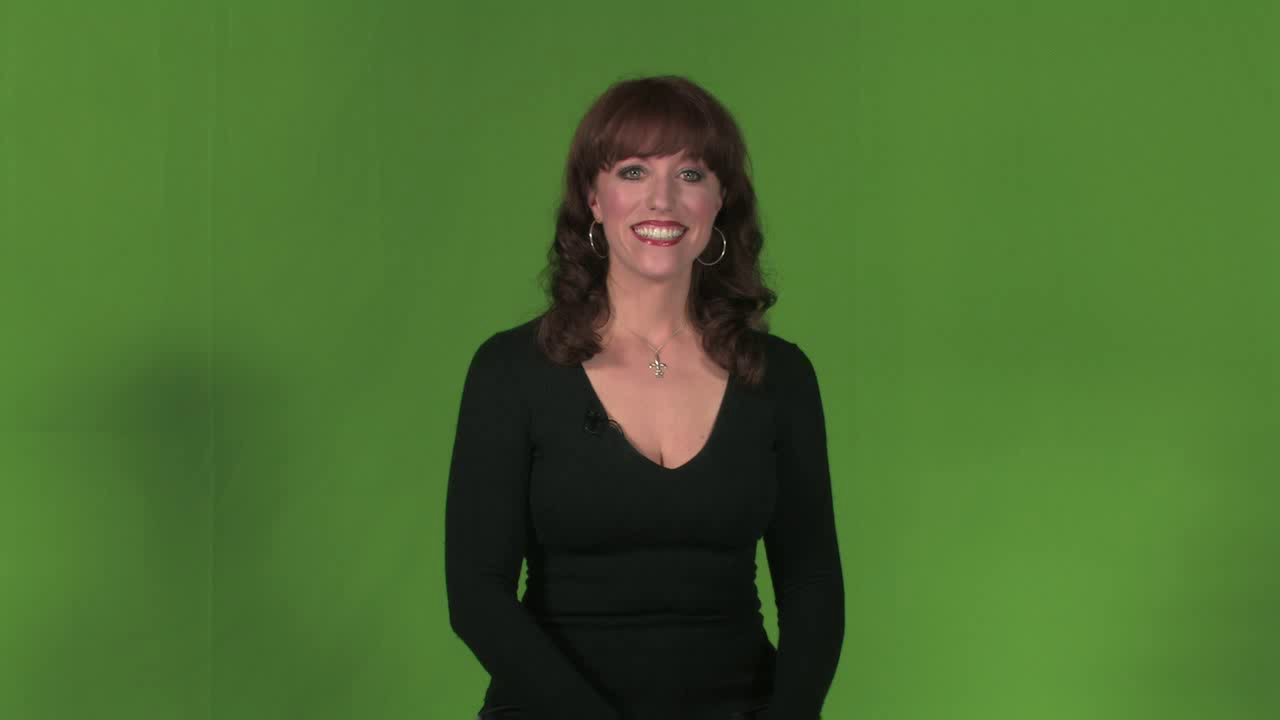
#> input picture images/greenback.png, 1280 x 720 px, found by its file name
$ python ComposeImages.py
#> lines starting #> are read from the running program, lines starting #| are printed output that depends on the picture; after the words box and inside, x2 and y2 are one past the last pixel; in counts of white or black regions, pixels touching at a corner belong together
#!/usr/bin/env python3
#coding = utf-8

import logging
import numpy as np
import cv2 as cv

# 前景背景图像合成
def main():
    logging.basicConfig(level=logging.DEBUG)

    # Generate a composite image from foreground and background images
    foreground = cv.imread("images/greenback.png")
#> foreground is the input picture: shape (720, 1280, 3); mean B, G, R 47.7, 108, 73.5
    if foreground is None:
        logging.error("could not load an image!")
        return cv.Error.StsError
    cv.imshow("foreground", foreground)

    hsv = cv.cvtColor(foreground, cv.COLOR_BGR2HSV)
#> hsv: shape (720, 1280, 3); mean H, S, V 47.7, 135.3, 110.1
    mask = cv.inRange(hsv, (35, 43, 46), (77, 255, 255))
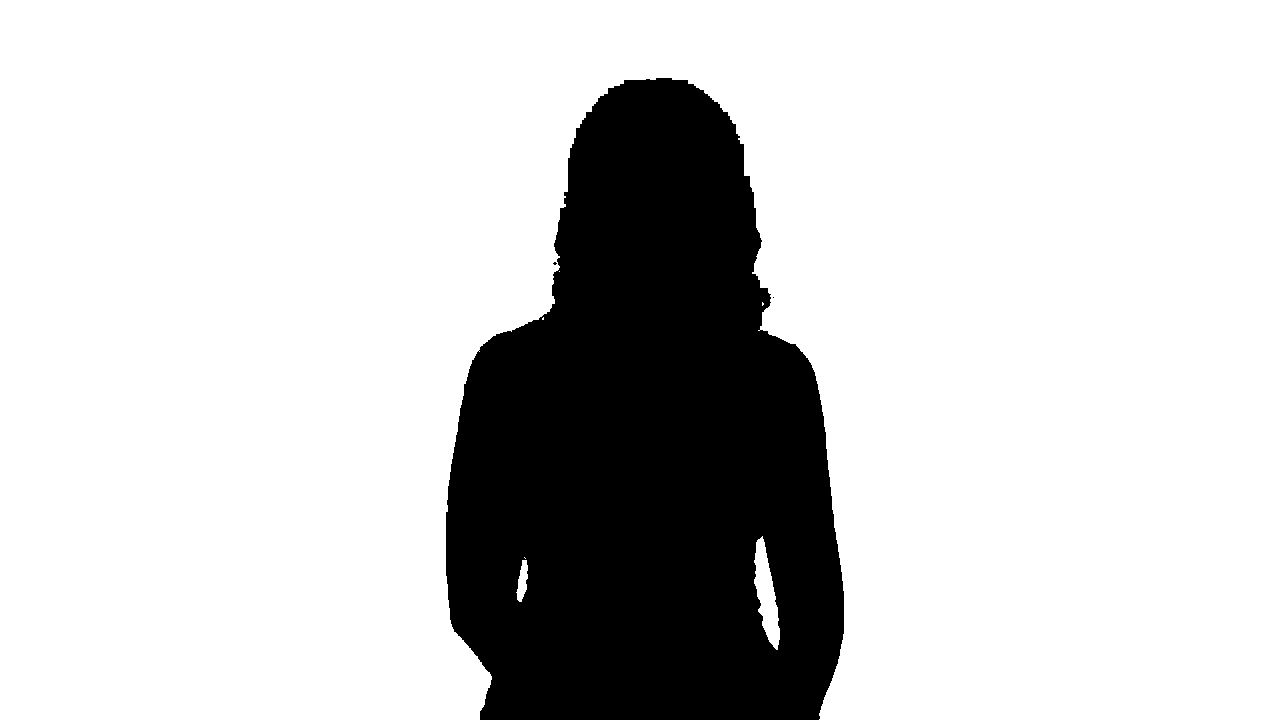
#> mask: shape (720, 1280); 79.8% white; 3 black regions (2 under 20 px), largest, box (x1, y1, x2, y2) and area: (446, 78, 844, 720) 186389
    cv.imshow("mask", mask)
    mask_inv = cv.bitwise_not(mask)
    cv.imshow("mask_inv", mask_inv)

    foreground_masked = np.zeros(foreground.shape[:2])
    foreground_masked = cv.bitwise_and(foreground, foreground, foreground_masked, mask_inv)
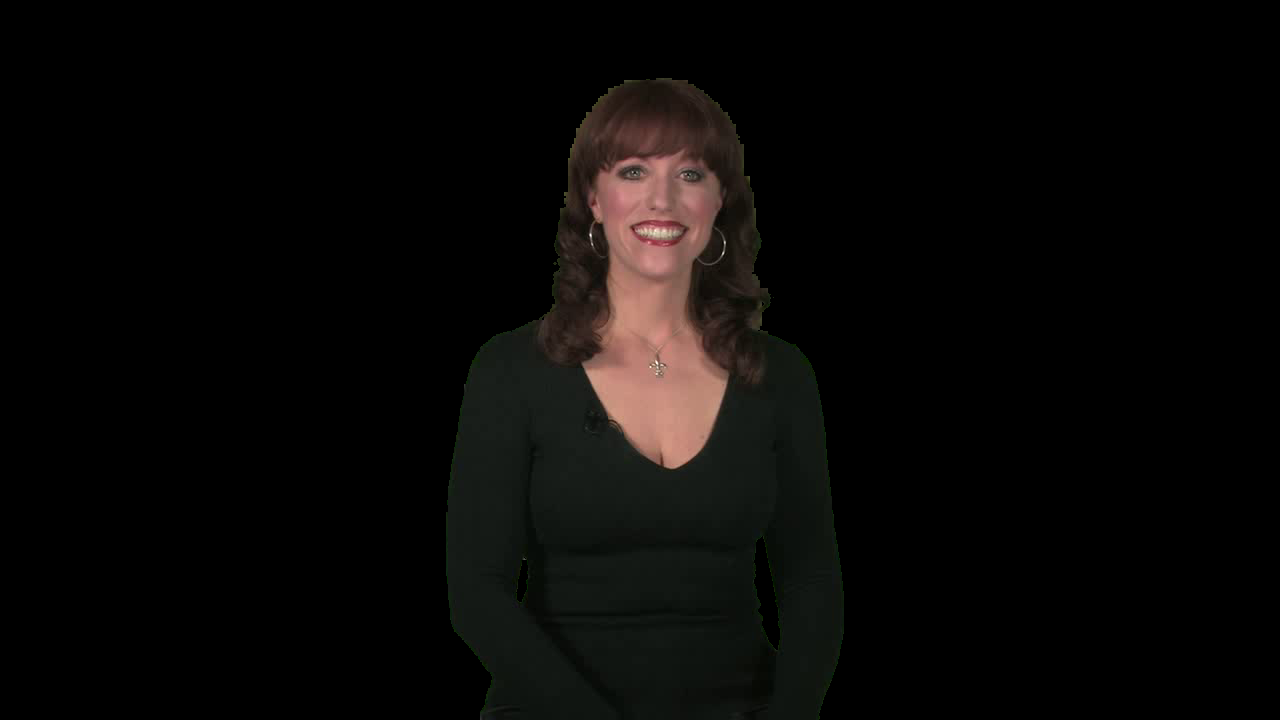
#> foreground_masked: shape (720, 1280, 3); mean B, G, R 7, 8.2, 9.7

    background = cv.imread("images/river.jpg")
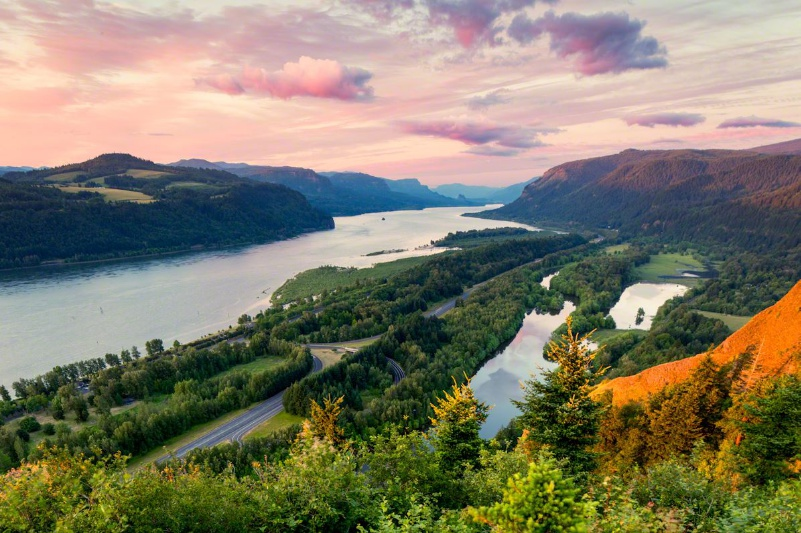
#> input picture images/river.jpg, 801 x 533 px, found by its file name
#> background is the input picture: shape (533, 801, 3); mean B, G, R 103.7, 123.4, 127.8
    if background is None:
        logging.error("could not load an image!")
        return cv.Error.StsError
    background = cv.resize(background, (foreground.shape[1], foreground.shape[0]))
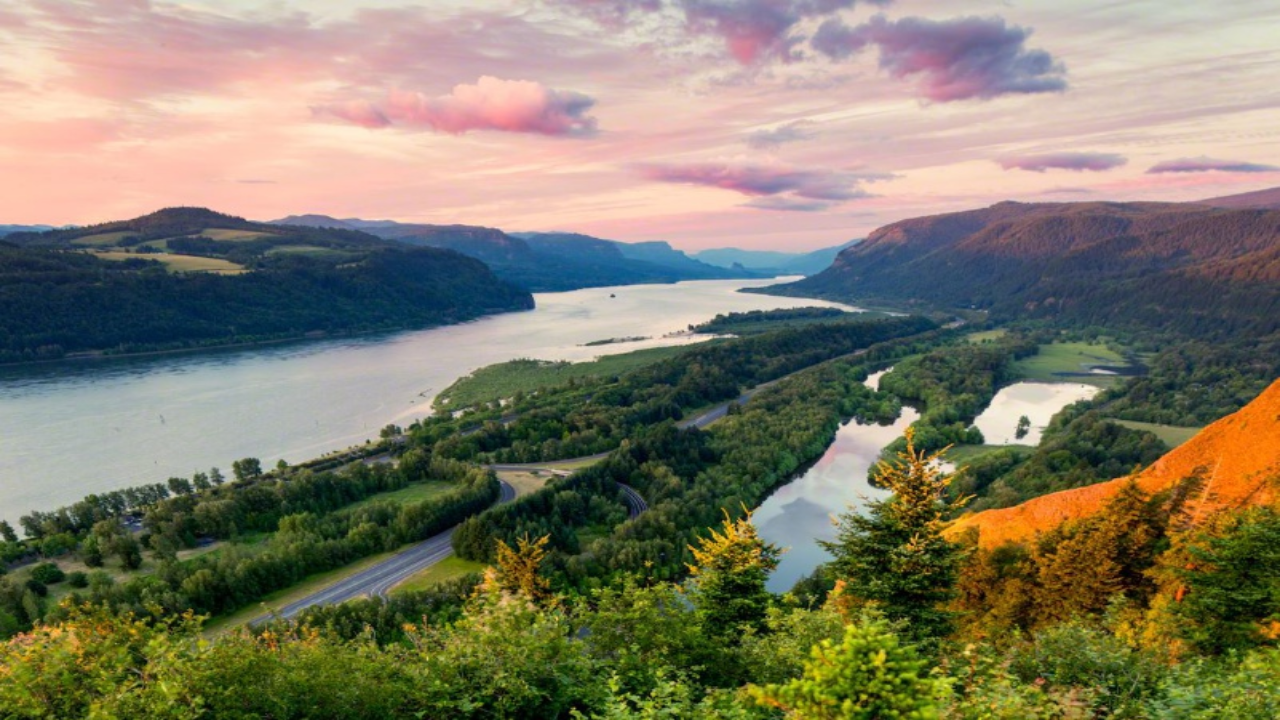
#> background: shape (720, 1280, 3); mean B, G, R 103.6, 123.3, 127.7
    cv.imshow("background", background)

    background_masked = np.zeros(background.shape[:2])
    background_masked = cv.bitwise_and(background, background, background_masked, mask)

    composite = cv.bitwise_or(foreground_masked, background_masked)
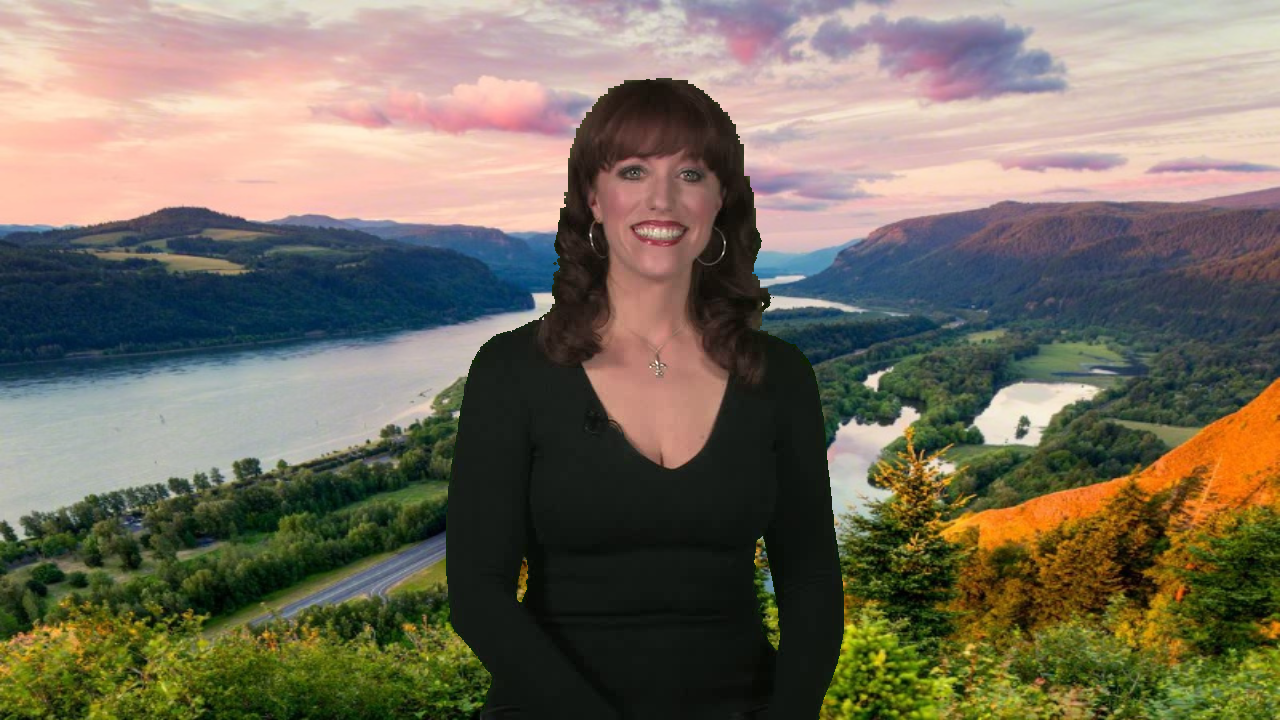
#> composite: shape (720, 1280, 3); mean B, G, R 94.4, 109.7, 117.1
    cv.imshow("composite", composite)

    cv.waitKey(0)

    cv.destroyAllWindows()

    return cv.Error.StsOk

if __name__ == "__main__":
    main()

# end of file
